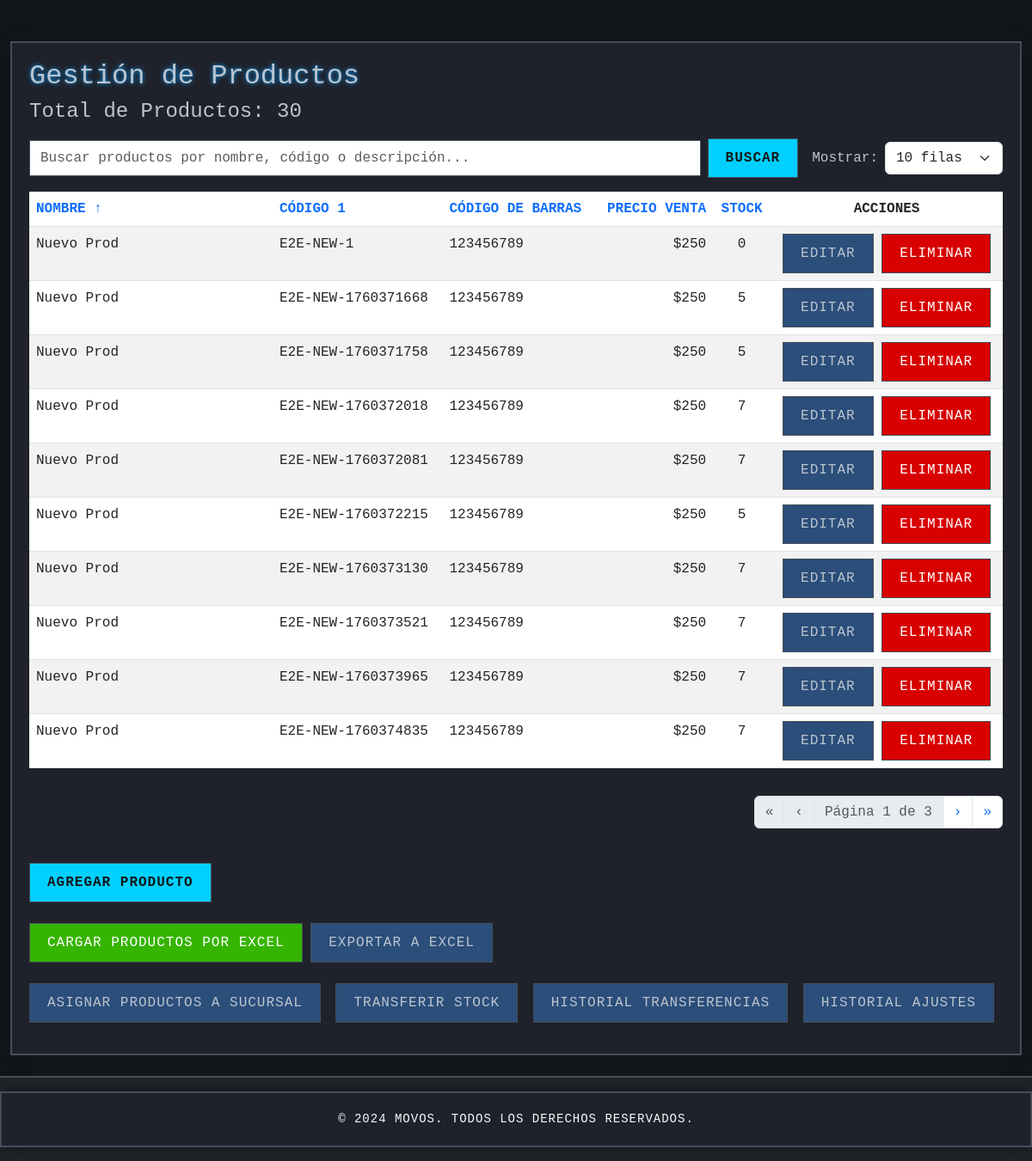
Screenshot of /products/management/ with the database file from the repository.
### products/models.py (models this page shows, shortened)
class Product(models.Model):
    nombre = models.CharField(max_length=255, verbose_name="Nombre del Producto", blank=True, null=True)
    descripcion = models.TextField(verbose_name="Descripción", blank=True, null=True)
    producto_id = models.CharField(max_length=255, unique=True, verbose_name="Código 1")
    codigo_alternativo = models.CharField(max_length=255, verbose_name="Código 2", blank=True, null=True)
    fecha_ingreso_producto = models.DateField(verbose_name="Fecha de Ingreso", blank=True, null=True)
    precio_compra = models.DecimalField(max_digits=10, decimal_places=2, verbose_name="Precio de Compra", default=Decimal('0.00'))
    precio_venta = models.DecimalField(max_digits=10, decimal_places=2, verbose_name="Precio de Venta", default=Decimal('0.00'))
    cantidad = models.IntegerField(
        verbose_name="Cantidad",
        default=0,
        validators=[MinValueValidator(0)]
    )
    stock = models.IntegerField(
        verbose_name="Stock",
        default=0,
        validators=[MinValueValidator(0)]
    )
    codigo_barras = models.CharField(max_length=255, verbose_name="Código de Barras", blank=True, null=True)
    permitir_venta_sin_stock = models.BooleanField(default=True, verbose_name="Permitir Venta sin Stock")
    sucursal = models.ForeignKey(Sucursal, on_delete=models.CASCADE, related_name='productos', blank=True, null=True)
    def _format_currency(self, value):
        try:
            return "{:,.0f}".format(float(value)).replace(",", ".")
        except Exception:
            return value
    @property
    def formatted_precio_compra(self):
        return self._format_currency(self.precio_compra)
    @property
    def formatted_precio_venta(self):
        return self._format_currency(self.precio_venta)
    class Meta:
        verbose_name = "Producto"
        verbose_name_plural = "Productos"

### products/views.py (the view)
# urls.py: path('products/', include('products.urls')),      # product_management, etc.
def product_management(request):
    query = request.GET.get('search', '')
    sort_by = request.GET.get('sort_by', 'nombre')
    order = request.GET.get('order', 'asc')
    products = Product.objects.filter(build_product_search_q(query))
    allowed_sort_fields = {
        'nombre': 'nombre',
        'descripcion': 'descripcion',
        'codigo1': 'producto_id',
        'codigo_barras': 'codigo_barras',
        'fecha_ingreso': 'fecha_ingreso_producto',
        'precio_compra': 'precio_compra',
        'precio_venta': 'precio_venta',
        'cantidad': 'cantidad',
        'stock': 'stock',
    }
    if sort_by in allowed_sort_fields:
        field_to_sort = allowed_sort_fields[sort_by]
        if order == 'desc':
            field_to_sort = '-' + field_to_sort
        products = products.order_by(field_to_sort)
    else:
        products = products.order_by('nombre')
    total_products_count = products.count()
    per_page_options = [10, 25, 50, 100]
    per_page = request.GET.get('per_page', 10)
    try:
        per_page = int(per_page)
    except ValueError:
        per_page = 10
    if per_page not in per_page_options:
        per_page = 10
    paginator = Paginator(products, per_page)
    page = request.GET.get('page', 1)
    try:
        products_page = paginator.page(page)
    except PageNotAnInteger:
        products_page = paginator.page(1)
    except EmptyPage:
        products_page = paginator.page(paginator.num_pages)
    return render(request, 'products/product_management.html', {
        'products': products_page,
        'total_products_count': total_products_count,
        'search_query': query,
        'per_page': per_page,
        'per_page_options': per_page_options,
        'sort_by': sort_by,
        'order': order,
        'messages': [m for m in messages.get_messages(request) if not (
            str(m).startswith('Ya existe una caja abierta') or str(m).startswith('Caja abierta en sucursal') or str(m).startswith('Ya tienes una caja abierta')
        )]
    })

### products/utils.py (called while the page is built, shortened)
def build_product_search_q(query: str) -> Q:
    if not query:
        return Q()

### products/templates/products/product_management.html (shortened to what this page needs)
{% extends 'base.html' %}
{% block content %}
<div class="container content-max mt-4">
    <h2>Gestión de Productos</h2>
    <h4 class="mb-3">Total de Productos: {{ total_products_count }}</h4>
    <div class="d-flex justify-content-between align-items-center mb-3">
        <form method="get" class="d-flex align-items-center me-3 flex-grow-1">
            <input type="text" name="search" class="form-control me-2" placeholder="Buscar productos por nombre, código o descripción..." value="{{ search_query }}">
            <button type="submit" class="btn btn-primary">Buscar</button>
        </form>
        <div class="mb-0 d-flex justify-content-end align-items-center" style="margin-bottom: 0 !important;">
            <label for="perPageSelect" class="form-label me-2 mb-0">Mostrar:</label>
            <select class="form-select w-auto" id="perPageSelect" onchange="
                var currentSearch = '{{ search_query }}';
                var currentSortBy = '{{ sort_by }}';
                var currentOrder = '{{ order }}';
                var newUrl = '?page=1&per_page=' + this.value;
                if (currentSearch) {
                    newUrl += '&search=' + currentSearch;
                }
                if (currentSortBy) {
                    newUrl += '&sort_by=' + currentSortBy + '&order=' + currentOrder;
                }
                location.href = newUrl;
            ">
                {% for num in per_page_options %}
                    <option value="{{ num }}" {% if num == per_page %}selected{% endif %}>
                        {{ num }} filas
                    </option>
                {% endfor %}
            </select>
        </div>
    </div>
    <div class="table-responsive">
        <table class="table table-striped table-hover product-table">
            <thead class="thead-dark">
                <tr>
                    <th style="width: 25%;">
                        <a href="?page=1&search={{ search_query }}&per_page={{ per_page }}&sort_by=nombre&order={% if sort_by == 'nombre' and order == 'asc' %}desc{% else %}asc{% endif %}" class="text-decoration-none">
                            NOMBRE
                            {% if sort_by == 'nombre' %}{% if order == 'asc' %}&uarr;{% else %}desc{% endif %}{% endif %}
                        </a>
                    </th>
                    <th>
                        <a href="?page=1&search={{ search_query }}&per_page={{ per_page }}&sort_by=codigo1&order={% if sort_by == 'codigo1' and order == 'asc' %}desc{% else %}asc{% endif %}" class="text-decoration-none">
                            CÓDIGO 1
                        </a>
                    </th>
                    <th>
                        <a href="?page=1&search={{ search_query }}&per_page={{ per_page }}&sort_by=codigo_barras&order={% if sort_by == 'codigo_barras' and order == 'asc' %}desc{% else %}asc{% endif %}" class="text-decoration-none">
                            CÓDIGO DE BARRAS
                        </a>
                    </th>
                    <th class="text-end">
                        <a href="?page=1&search={{ search_query }}&per_page={{ per_page }}&sort_by=precio_venta&order={% if sort_by == 'precio_venta' and order == 'asc' %}desc{% else %}asc{% endif %}" class="text-decoration-none">
                            PRECIO VENTA
                        </a>
                    </th>
                    <th class="text-center">
                        <a href="?page=1&search={{ search_query }}&per_page={{ per_page }}&sort_by=stock&order={% if sort_by == 'stock' and order == 'asc' %}desc{% else %}asc{% endif %}" class="text-decoration-none">
                            STOCK
                        </a>
                    </th>
                    <th class="text-center">ACCIONES</th>
                </tr>
            </thead>
            <tbody>
                {% for product in products %}
                <tr class="product-row"
                    data-product-name="{{ product.nombre|default:"N/A" }}"
                    data-product-description="{{ product.descripcion|default:"Sin descripción" }}"
                    data-product-codigo1="{{ product.producto_id }}"
                    data-product-codigo2="{% if product.codigo_barras %}{{ product.codigo_barras }}{% elif product.codigo_alternativo %}{{ product.codigo_alternativo }}{% else %}N/A{% endif %}"
                    data-product-fecha="{{ product.fecha_ingreso_producto|date:"Y-m-d"|default:"N/A" }}"
                    data-product-preciocompra="{{ product.formatted_precio_compra|default:"0" }}"
                    data-product-precioventa="{{ product.formatted_precio_venta|default:"0" }}"
                    data-product-cantidad="{{ product.cantidad }}"
                    data-product-stock="{{ product.stock }}">
                    <td class="product-name-cell" style="word-wrap: break-word;">{{ product.nombre|default:"N/A" }}</td>
                    <td>{{ product.producto_id }}</td>
                    <td>
                        {% if product.codigo_barras %}{{ product.codigo_barras }}
                        {% elif product.codigo_alternativo %}{{ product.codigo_alternativo }}
                        {% else %}N/A{% endif %}
                    </td>
                    <td class="text-end">${{ product.formatted_precio_venta }}</td>
                    <td class="text-center">{{ product.stock }}</td>
                    <td class="text-center actions-cell" onclick="event.stopPropagation();">
                        <a href="{% url 'edit_product' product.id %}" class="btn btn-warning btn-sm">Editar</a>
                        <form method="post" action="{% url 'delete_product' product.id %}" style="display: inline;">
                            <button type="submit" class="btn btn-danger btn-sm" onclick="return confirm('¿Estás seguro de que quieres eliminar este producto?');">Eliminar</button>
                        </form>
                    </td>
                </tr>
                {% empty %}
                <tr>
                    <td colspan="7" class="text-center">No hay productos registrados.</td>
                </tr>
                {% endfor %}
            </tbody>
        </table>
    </div>
    <nav aria-label="Page navigation" class="mt-3">
        <ul class="pagination justify-content-end align-items-center">
            <li class="page-item {% if not products.has_previous %}disabled{% endif %}">
                <a class="page-link"
                    href="{% if products.has_previous %}?page=1&search={{ search_query }}&per_page={{ per_page }}&sort_by={{ sort_by }}&order={{ order }}{% else %}#{% endif %}"
                    aria-label="Primero">
                    &laquo;
                </a>
            </li>
            <li class="page-item {% if not products.has_previous %}disabled{% endif %}">
                <a class="page-link"
                    href="{% if products.has_previous %}?page={{ products.previous_page_number }}&search={{ search_query }}&per_page={{ per_page }}&sort_by={{ sort_by }}&order={{ order }}{% else %}#{% endif %}"
                    aria-label="Anterior">
                    &lsaquo;
                </a>
            </li>
            <li class="page-item disabled">
                <span class="page-link">Página {{ products.number }} de {{ products.paginator.num_pages }}</span>
            </li>
            <li class="page-item {% if not products.has_next %}disabled{% endif %}">
                <a class="page-link"
                    href="{% if products.has_next %}?page={{ products.next_page_number }}&search={{ search_query }}&per_page={{ per_page }}&sort_by={{ sort_by }}&order={{ order }}{% else %}#{% endif %}"
                    aria-label="Siguiente">
                    &rsaquo;
                </a>
            </li>
            <li class="page-item {% if not products.has_next %}disabled{% endif %}">
                <a class="page-link"
                    href="{% if products.has_next %}?page={{ products.paginator.num_pages }}&search={{ search_query }}&per_page={{ per_page }}&sort_by={{ sort_by }}&order={{ order }}{% else %}#{% endif %}"
                    aria-label="Último">
                    &raquo;
                </a>
            </li>
        </ul>
    </nav>
    <br>
    <a href="{% url 'create_product' %}" class="btn btn-primary">Agregar Producto</a>
    <br><br>
    <a href="{% url 'upload_products' %}" class="btn btn-success">Cargar Productos por Excel</a>
    <a href="{% url 'export_products_to_excel' %}" class="btn btn-info">Exportar a Excel</a>
    <br><br>
        {% if request.user.is_superuser %}
            {% url 'admin_dashboard' as back_href %}
        {% endif %}
    <a href="{% url 'bulk_assign_products' %}" class="btn btn-warning mb-3">Asignar Productos a Sucursal</a>
    <a href="{% url 'transfer_stock' %}" class="btn btn-outline-primary mb-3 ms-2">Transferir Stock</a>
    <a href="{% url 'transfer_history' %}" class="btn btn-outline-secondary mb-3 ms-2">Historial Transferencias</a>
    <a href="{% url 'adjust_history' %}" class="btn btn-outline-secondary mb-3 ms-2">Historial Ajustes</a>
</div>
{% endblock %}

### static/css/styles.css (style rules this page uses)
* { margin: 0; padding: 0; box-sizing: border-box; }
:root { --starcraft-bg-dark: #12161A; --starcraft-bg-medium: #1F222B; --starcraft-bg-light: #2A3038; --starcraft-border: #444E5A; --starcraft-text: #BCC5D0; --starcraft-accent: #00D0FF; --starcraft-button: #2B4E7A; --starcraft-button-hover: #4F709E; --starcraft-glow: #0099FF; --starcraft-success: #35B400; --starcraft-danger: #D80000; }
body { font-family: 'Consolas', 'Courier New', monospace; background-color: var(--starcraft-bg-dark); color: var(--starcraft-text); display: flex; flex-direction: column; min-height: 100vh; }
.container { flex: 1; max-width: 1400px; padding: 20px; background-color: var(--starcraft-bg-medium); border: 2px solid var(--starcraft-border); border-radius: 0; box-shadow: 0 0 15px var(--starcraft-bg-dark); }
h2, h3 { text-shadow: 0 0 5px var(--starcraft-glow); }
button, .btn { background-color: var(--starcraft-button); color: var(--starcraft-text); border: 1px solid var(--starcraft-border); padding: 10px 20px; font-size: 16px; border-radius: 0; cursor: pointer; transition: all 0.3s ease; text-transform: uppercase; letter-spacing: 1px; }
.btn-primary { background-color: var(--starcraft-accent); color: var(--starcraft-bg-dark); font-weight: bold; }
.btn-success { background-color: var(--starcraft-success); color: white; }
.btn-danger { background-color: var(--starcraft-danger); color: white; }
.form-control { background-color: white; color: black; border: 1px solid var(--starcraft-border); padding: 8px 12px; border-radius: 0; transition: all 0.2s; }
.content-max { width: 100%; max-width: 1280px; margin-left: auto; margin-right: auto; }

### rows the page displays
Product: nombre "Nuevo Prod", producto_id "E2E-NEW-1", codigo_barras "123456789", formatted_precio_venta "250", stock "0"
Product: nombre "Nuevo Prod", producto_id "E2E-NEW-1760371668", codigo_barras "123456789", formatted_precio_venta "250", stock "5"
Product: nombre "Nuevo Prod", producto_id "E2E-NEW-1760371758", codigo_barras "123456789", formatted_precio_venta "250", stock "5"
Product: nombre "Nuevo Prod", producto_id "E2E-NEW-1760372018", codigo_barras "123456789", formatted_precio_venta "250", stock "7"
Product: nombre "Nuevo Prod", producto_id "E2E-NEW-1760372081", codigo_barras "123456789", formatted_precio_venta "250", stock "7"
Product: nombre "Nuevo Prod", producto_id "E2E-NEW-1760372215", codigo_barras "123456789", formatted_precio_venta "250", stock "5"
Product: nombre "Nuevo Prod", producto_id "E2E-NEW-1760373130", codigo_barras "123456789", formatted_precio_venta "250", stock "7"
Product: nombre "Nuevo Prod", producto_id "E2E-NEW-1760373521", codigo_barras "123456789", formatted_precio_venta "250", stock "7"
Product: nombre "Nuevo Prod", producto_id "E2E-NEW-1760373965", codigo_barras "123456789", formatted_precio_venta "250", stock "7"
Product: nombre "Nuevo Prod", producto_id "E2E-NEW-1760374835", codigo_barras "123456789", formatted_precio_venta "250", stock "7"

### other values shown
{{ total_products_count }} "30"
{{ products.number }} "1"
{{ products.paginator.num_pages }} "3"
form field value "10 filas"
